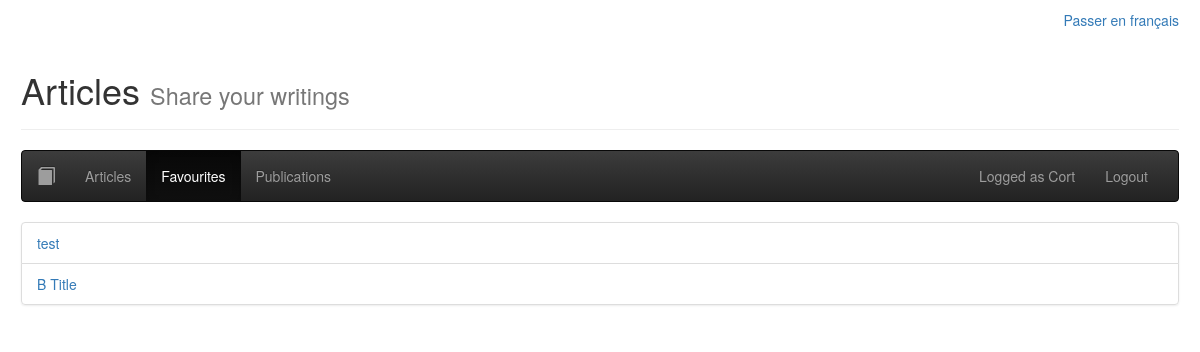
The page /favourites/ (signed in) on the database its author committed.
### ex/models.py (models this page shows, shortened)
class UserFavouriteArticle(models.Model):
	user = models.ForeignKey(User, on_delete=models.CASCADE, null=False)
	article = models.ForeignKey(Article, on_delete=models.CASCADE, null=False)
	def __str__(self):
		return str(self.article.title)
	class Meta:
		unique_together = ["user", "article"]

class Article(models.Model):
	title = models.CharField(max_length=64, null=False)
	author = models.ForeignKey(User, on_delete=models.CASCADE, null=False)
	created = models.DateTimeField(auto_now_add=True, null=False)
	synopsis = models.CharField(max_length=312, null=False)
	content = models.TextField(null=False)

### ex/views.py (the view)
# urls.py: path('favourites/', Favourites.as_view(), name="favourites"),
class Favourites(ListView):
	model = Article
	template_name = 'ex/favourite_list.html'
	extra_context = {
		"current_page": "favourites",
	}
	def get_queryset(self):
		articles = (
			UserFavouriteArticle
			.objects
			.filter(user=self.request.user)
		)
		return articles
	def get(self, request, *args, **kwargs):
		if not request.user.is_authenticated:
			return redirect(reverse_lazy('home'))
		return super().get(request, *args, **kwargs)

### ex/templates/ex/favourite_list.html (shortened to what this page needs)
{% extends 'ex/base.html' %}
{% block body %}
{% include 'ex/nav.html' %}
<ul class="list-group">
	{% for favorite in object_list|dictsortreversed:"article.created" %}
	<li class="list-group-item"><a href="{% url 'detail' favorite.article.id %}">{{ favorite }}</a></li>
	{% endfor %}
</ul>
{% endblock %}

### ex/templates/ex/nav.html (shortened to what this page needs)
<nav class="navbar navbar-inverse">
  <div class="container-fluid">
    <div class="navbar-header">
      <a class="navbar-brand" href="{% url 'home' %}">
        <span class="glyphicon glyphicon-book the-icon" aria-hidden="true"></span>
      </a>
    </div>
    <div class="collapse navbar-collapse" id="bs-example-navbar-collapse-1">
      <ul class="nav navbar-nav">
        <li class="{% if current_page == 'articles' %}active{% endif %}"><a class="nav-link" href="{% url 'articles' %}">Articles</a></li>
        {% if user.is_authenticated %}
        <li class="{% if current_page == 'favourites' %}active{% endif %}"><a class="nav-link" href="{% url 'favourites' %}">Favourites</a></li>
        <li class="{% if current_page == 'publications' %}active{% endif %}"><a class="nav-link" href="{% url 'publications' %}">Publications</a></li>
        {% else %}
        <li class="{% if current_page == 'register' %}active{% endif %}"><a class="nav-link" href="{% url 'register' %}">Register</a></li>
        {% endif %}
      </ul>
      {% if user.is_authenticated %}
      <ul class="nav navbar-nav navbar-right">
        <li><p class="navbar-text navbar-left">Logged as {{ user }}</p></li>
        <li><a class="nav-link" href="{% url 'logout' %}">Logout</a></li>
      </ul>
      {% endif %}
    </div>
  </div>
</nav>

### rows shown on the page
UserFavouriteArticle: article.title "test"
UserFavouriteArticle: article.title "B Title"

### other values the page prints
{{ user }} "Cort"
